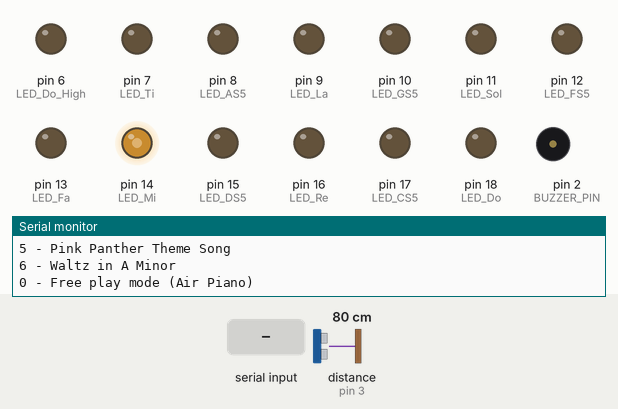
The sketch below on a simulated Arduino Uno, built with avr-gcc and run on an emulated ATmega328P. Shown: output pins drawn as LEDs (lit = HIGH), buzzer (waves = sounding), the last lines printed to the serial monitor. Wiring (inferred from the names in the program): ultrasonic range finder: trigger pin 4; echo pin 3. Inputs (shaded band) come from the test bench; at power-on: distance to the obstacle (sensor on pin 3) 80 cm. The echo pulse lasts 58.3 µs per cm; pins used as bus, display or sensor lines are not drawn.

Above: at 1.2 s.
1.3 s: "3" received over Serial
At 2.5 s:
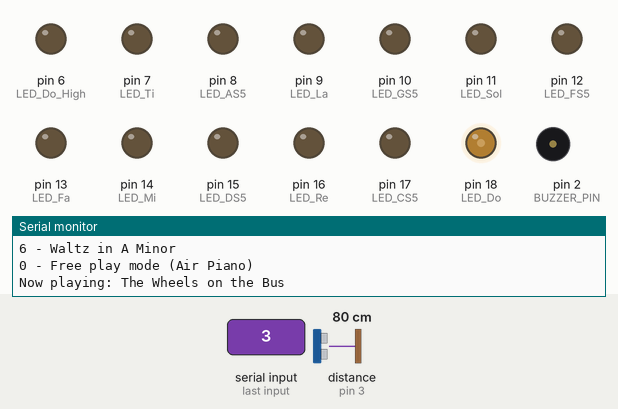
2.8 s: distance to the obstacle (sensor on pin 3) set to 6 cm
4.3 s: distance to the obstacle (sensor on pin 3) set to 3 cm
At 5.2 s:
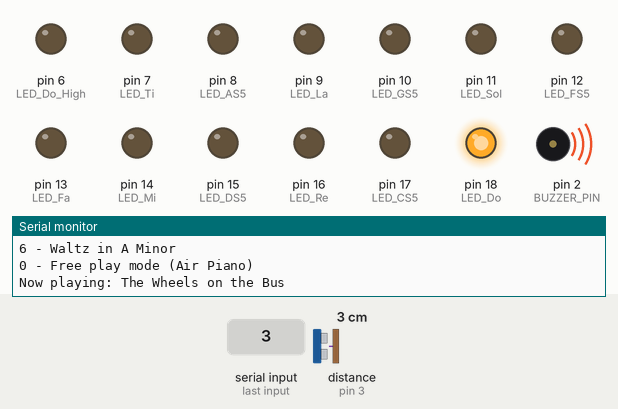
7.3 s: "2" received over Serial
At 9.1 s:
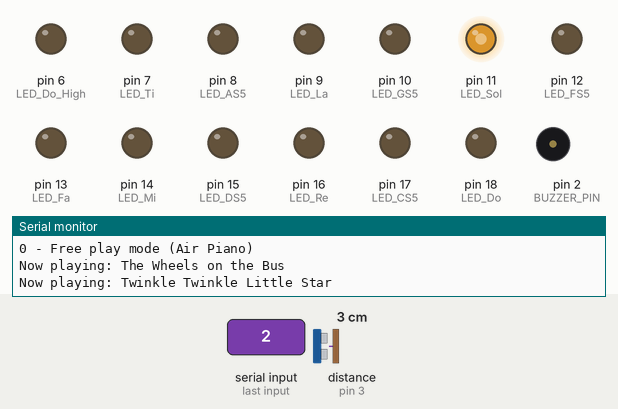
10.3 s: "1" received over Serial
At 11.5 s:
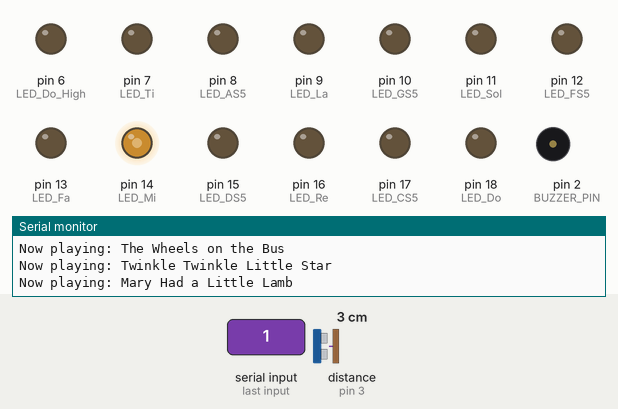
11.8 s: "4" received over Serial
At 13.1 s:
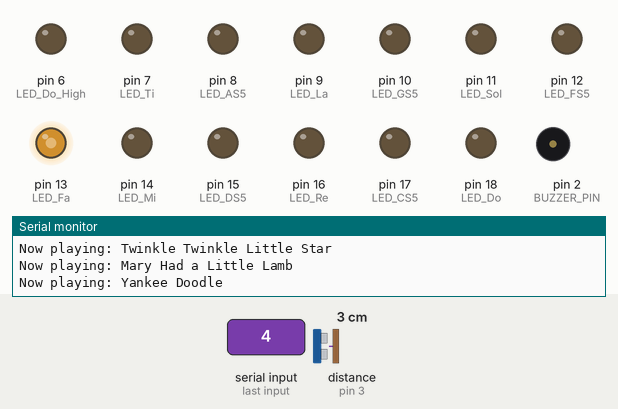
Timing chart, 0 to 14.3 s (numbered marks = the images above; inputs shaded):
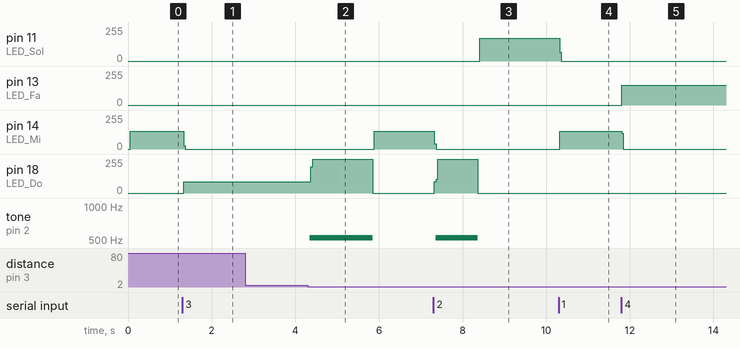

Measured:
- the behaviour switches between 5 and 4 cm on distance to the obstacle (sensor on pin 3) (found by bisection; images 1 and 2)
- after the input at 1.3 s, pin 14 (LED_Mi): 133/255 → 0/255 at once; pin 18 (LED_Do): 0/255 → 85/255 at once
- after the input at 2.8 s, every drawn part: stays the same
- after the input at 4.3 s, pin 14 (LED_Mi): 0/255 → 133/255 after 1.6 s; pin 18 (LED_Do): 85/255 → 255/255 after 0.07 s, → 0/255 1.5 s later; tone on pin 2 (BUZZER_PIN): silent → 523 Hz after 0.05 s, → silent 1.5 s later
- after the input at 7.3 s, pin 11 (LED_Sol): 0/255 → 171/255 after 1.1 s; pin 14 (LED_Mi): 133/255 → 0/255 at once; pin 18 (LED_Do): 0/255 → 255/255 at once, → 0/255 1.0 s later; tone on pin 2 (BUZZER_PIN): silent → 523 Hz after 0.06 s, → silent 1.0 s later
- after the input at 10.3 s, pin 11 (LED_Sol): 171/255 → 0/255 at once; pin 14 (LED_Mi): 0/255 → 134/255 at once
- after the input at 11.8 s, pin 13 (LED_Fa): 0/255 → 149/255 at once; pin 14 (LED_Mi): 134/255 → 0/255 at once

The sketch:

AirPiano.ino
```cpp
#define ECHO_PIN 3
#define TRIGGER_PIN 4

#define LED_Do 18 //A4
#define LED_CS5 17 //A3
#define LED_Re 16 //A2
#define LED_DS5 15 //A1
#define LED_Mi 14 //A0
#define LED_Fa 13
#define LED_FS5 12
#define LED_Sol 11
#define LED_GS5 10
#define LED_La 9
#define LED_AS5 8
#define LED_Ti 7
#define LED_Do_High 6

#define BUZZER_PIN 2

unsigned long last_time_ultrasonic_trigger = millis();
unsigned long ultrasonic_trigger_delay = 100;

volatile unsigned long pulse_in_begin;
volatile unsigned long pulse_in_end;
volatile bool new_distance_available = false;

const int time_delay = 500;

// 🎵 Notes (8 notes: Do Re Mi Fa Sol La Si Do)
int notes[] = {
  523,  // Do (C5)
  554,  // C#5
  587,  // Re (D5)
  622,  // D#5
  659,  // Mi (E5)
  698,  // Fa (F5)
  740,  // F#5
  784,  // Sol (G5)
  831,  // G#5
  880,  // La (A5)
  932,  // A#5
  988,  // Si (B5)
  1046  // Do (C6)
};


// 🎵 SONGS
int melody_mary[] = {
  LED_Mi, LED_Re, LED_Do, LED_Re, LED_Mi, LED_Mi, LED_Mi,
  LED_Re, LED_Re, LED_Re, LED_Mi, LED_Sol, LED_Sol, LED_Mi, LED_Re,
  LED_Do, LED_Re, LED_Mi, LED_Mi, LED_Mi, LED_Re, LED_Re,
  LED_Mi, LED_Re, LED_Do
};
int length_mary = sizeof(melody_mary) / sizeof(melody_mary[0]);

int melody_twinkle[] = {
  LED_Do, LED_Do, LED_Sol, LED_Sol, LED_La, LED_La, LED_Sol,
  LED_Fa, LED_Fa, LED_Mi, LED_Mi, LED_Re, LED_Re, LED_Do,
  LED_Sol, LED_Sol, LED_Fa, LED_Fa, LED_Mi, LED_Mi, LED_Re,
  LED_Sol, LED_Sol, LED_Fa, LED_Fa, LED_Mi, LED_Mi, LED_Re,
  LED_Do, LED_Do, LED_Sol, LED_Sol, LED_La, LED_La, LED_Sol,
  LED_Fa, LED_Fa, LED_Mi, LED_Mi, LED_Re, LED_Re, LED_Do
};
int length_twinkle = sizeof(melody_twinkle) / sizeof(melody_twinkle[0]);

int melody_bus[] = {
  LED_Do, LED_Do, LED_Do, LED_Mi, LED_Sol,
  LED_Mi, LED_Do, LED_Re, LED_Do, LED_Re,
  LED_Sol, LED_Mi, LED_Do, LED_Do, LED_Do,
  LED_Do, LED_Mi, LED_Sol, LED_Mi, LED_Do,
  LED_Re, LED_Sol, LED_Do, LED_Do
};
int length_bus = sizeof(melody_bus) / sizeof(melody_bus[0]);

int melody_yankee_doodle[] = {
  LED_Fa, LED_Fa, LED_Sol, LED_La, LED_Fa, LED_La, LED_Sol,
  LED_Fa, LED_Fa, LED_Sol, LED_La, LED_Fa, LED_Mi,
  LED_Fa, LED_Fa, LED_Sol, LED_La, LED_Ti, LED_La, LED_Sol,
  LED_Fa, LED_Mi, LED_Do, LED_Re, LED_Mi, LED_Fa, LED_Fa
};
int length_yankee_doodle = sizeof(melody_yankee_doodle) / sizeof(melody_yankee_doodle[0]);

// This is a new song I added. It's the Pink Panther theme song without the sharp notes. ~Daniel
int melody_pink_panther[] = {
  LED_Mi, LED_Sol, LED_Mi, LED_Re, LED_Mi, LED_Re, LED_Mi,
  LED_Re, LED_Re, LED_Re, LED_Sol, LED_La, LED_Mi,
  LED_Sol, LED_Mi, LED_Re, LED_Mi, LED_Re, LED_Mi, LED_Mi,
  LED_Mi, LED_Mi, LED_Sol, LED_Mi, LED_Re, LED_Mi, LED_Mi,
  LED_Mi, LED_Re, LED_Re, LED_Sol, LED_Mi, LED_Re, LED_Mi,
  LED_Re, LED_Mi, LED_Mi, LED_Mi, LED_Re, LED_Re, LED_Mi,
  LED_Re, LED_Mi, LED_Mi, LED_Sol
};
int length_pink_panther = sizeof(melody_pink_panther) / sizeof(melody_pink_panther[0]);

//New song "Waltz in A Minor"
int melody_waltz[] = {
 LED_Mi, LED_La, LED_Ti, LED_Do_High, LED_Do_High, LED_Re, LED_Mi, LED_Fa,
 LED_Ti, LED_Do_High, LED_Re, LED_La, LED_Sol, LED_Fa, LED_Mi, LED_DS5,     LED_Mi, LED_La, LED_Ti, LED_Do_High, LED_Do_High, LED_Re, LED_Mi, LED_Fa,
 LED_Ti, LED_Do_High, LED_Re, LED_La, LED_Sol, LED_Ti, LED_Do_High
};
int length_waltz = sizeof(melody_waltz) / sizeof(melody_waltz[0]);

int* current_melody = melody_mary;
int current_melody_length = length_mary;

int melody_tracker = 0;
bool free_play_mode = false;

void trigger_ultrasonic_sensor() {
  digitalWrite(TRIGGER_PIN, LOW);
  delayMicroseconds(2);
  digitalWrite(TRIGGER_PIN, HIGH);
  delayMicroseconds(10);
  digitalWrite(TRIGGER_PIN, LOW);
}

void echo_pin_interrupt() {
  if (digitalRead(ECHO_PIN) == HIGH) {
    pulse_in_begin = micros();
  } else {
    pulse_in_end = micros();
    new_distance_available = true;
  }
}

double get_distance() {
  double duration_micros = pulse_in_end - pulse_in_begin;
  return duration_micros / 58.0;
}

void turn_off_all_leds() {
  digitalWrite(LED_Do, LOW);
  digitalWrite(LED_CS5, LOW);
  digitalWrite(LED_Re, LOW);
  digitalWrite(LED_DS5, LOW);
  digitalWrite(LED_Mi, LOW);
  digitalWrite(LED_Fa, LOW);
  digitalWrite(LED_FS5, LOW);
  digitalWrite(LED_Sol, LOW);
  digitalWrite(LED_GS5, LOW);
  digitalWrite(LED_La, LOW);
  digitalWrite(LED_AS5, LOW);
  digitalWrite(LED_Ti, LOW);
  digitalWrite(LED_Do_High, LOW);  // Turn off high Do
}


void setup() {
  Serial.begin(115200);
  pinMode(ECHO_PIN, INPUT);
  pinMode(TRIGGER_PIN, OUTPUT);
  pinMode(LED_Do, OUTPUT);
  pinMode(LED_CS5, OUTPUT);
  pinMode(LED_Re, OUTPUT);
  pinMode(LED_DS5, OUTPUT);
  pinMode(LED_Mi, OUTPUT);
  pinMode(LED_Fa, OUTPUT);
  pinMode(LED_FS5, OUTPUT);
  pinMode(LED_Sol, OUTPUT);
  pinMode(LED_GS5, OUTPUT);
  pinMode(LED_La, OUTPUT);
  pinMode(LED_AS5, OUTPUT);
  pinMode(LED_Ti, OUTPUT);
  pinMode(LED_Do_High, OUTPUT);
  pinMode(BUZZER_PIN, OUTPUT);

  attachInterrupt(digitalPinToInterrupt(ECHO_PIN), echo_pin_interrupt, CHANGE);

  Serial.println(" Select a song to play:");
  Serial.println("1 - Mary Had a Little Lamb");
  Serial.println("2 - Twinkle Twinkle Little Star");
  Serial.println("3 - The Wheels on the Bus");
  Serial.println("4 - Yankee Doodle");
  Serial.println("5 - Pink Panther Theme Song");
  Serial.println("6 - Waltz in A Minor");
  Serial.println("0 - Free play mode (Air Piano)");
}

void loop() {
  unsigned long time_now = millis();

  if (Serial.available() > 0) {
    char input = Serial.read();
    melody_tracker = 0;

    if (input == '1') {
      current_melody = melody_mary;
      current_melody_length = length_mary;
      free_play_mode = false;
      Serial.println("Now playing: Mary Had a Little Lamb");
    } else if (input == '2') {
      current_melody = melody_twinkle;
      current_melody_length = length_twinkle;
      free_play_mode = false;
      Serial.println("Now playing: Twinkle Twinkle Little Star");
    } else if (input == '3') {
      current_melody = melody_bus;
      current_melody_length = length_bus;
      free_play_mode = false;
      Serial.println("Now playing: The Wheels on the Bus");
    } else if (input == '4') {
      current_melody = melody_yankee_doodle;
      current_melody_length = length_yankee_doodle;
      free_play_mode = false;
      Serial.println("Now playing: Yankee Doodle");
    } else if (input == '5') {
      current_melody = melody_pink_panther;
      current_melody_length = length_pink_panther;
      free_play_mode = false;
      Serial.println("Now playing: Pink Panther Theme Song");
    } else if (input == '6') {
      current_melody = melody_waltz;
      current_melody_length = length_waltz;
      free_play_mode = false;
      Serial.println("Now playing: Waltz in A Minor");
    } else if (input == '0') {
      free_play_mode = true;
      Serial.println("Free play mode activated!");
    } else {
      Serial.println("Invalid choice. Please enter 0, 1, 2, 3, or 4.");
    }
  }

  if (time_now - last_time_ultrasonic_trigger > ultrasonic_trigger_delay) {
    last_time_ultrasonic_trigger = time_now;
    trigger_ultrasonic_sensor();
  }

  if (!free_play_mode && melody_tracker < current_melody_length) {
    int next_led = current_melody[melody_tracker];
    turn_off_all_leds();
    digitalWrite(next_led, HIGH);
  }

  if (new_distance_available) {
    new_distance_available = false;
    double distance = get_distance();
    int note_index = -1;

    if (distance > 2 && distance <= 5) note_index = 0;
    else if (distance > 5 && distance <= 10) note_index = 1;
    else if (distance > 10 && distance <= 15) note_index = 2;
    else if (distance > 15 && distance <= 20) note_index = 3;
    else if (distance > 20 && distance <= 25) note_index = 4;
    else if (distance > 25 && distance <= 30) note_index = 5;
    else if (distance > 30 && distance <= 35) note_index = 6;
    else if (distance > 35 && distance <= 40) note_index = 7;
    else if (distance > 40 && distance <= 45) note_index = 8;
    else if (distance > 45 && distance <= 50) note_index = 9;
    else if (distance > 50 && distance <= 55) note_index = 10;
    else if (distance > 55 && distance <= 60) note_index = 11;
    else if (distance > 60 && distance <= 65) note_index = 12;  // NEW: High Do

    if (note_index != -1) {
      int led;
      if (note_index == 12) {
        led = LED_Do_High;  // NEW High Do
      } else {
        led = LED_Do - note_index;
      }

      if (free_play_mode) {
        turn_off_all_leds();
        digitalWrite(led, HIGH);
        tone(BUZZER_PIN, notes[note_index]);
        delay(time_delay);
        noTone(BUZZER_PIN);
      } else if (melody_tracker < current_melody_length && current_melody[melody_tracker] == led) {
        tone(BUZZER_PIN, notes[note_index]);
        delay(time_delay);
        noTone(BUZZER_PIN);
        melody_tracker++;

        if (melody_tracker >= current_melody_length) {
          melody_tracker = 0;
          turn_off_all_leds();
          Serial.println("🎵 Song finished. Pick a new one (0, 1, 2, 3, or 4).\n");
        }
      }
    }
  }
}
```
